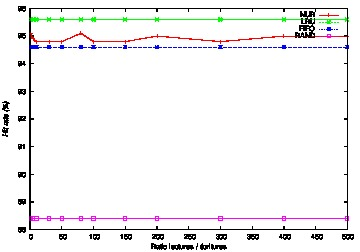

This chart was generated by the following gnuplot code:
set style data linespoints
set xlabel "Ratio lectures / écritures"
set ylabel "Hit rate (%)" font "Helvetica-Oblique"
set label "Effet du ratio lectures / écritures (test 5)" font "Helvetica-Bold,18" at 20,70 
set encoding utf8
set terminal postscript eps color
set output "t5-rw_ratio.eps"
plot "t5-rw_ratio" using 1:2 t "NUR", "t5-rw_ratio" using 1:3 t "LRU", "t5-rw_ratio" using 1:4 t "FIFO", "t5-rw_ratio" using 1:5 t "RAND"
